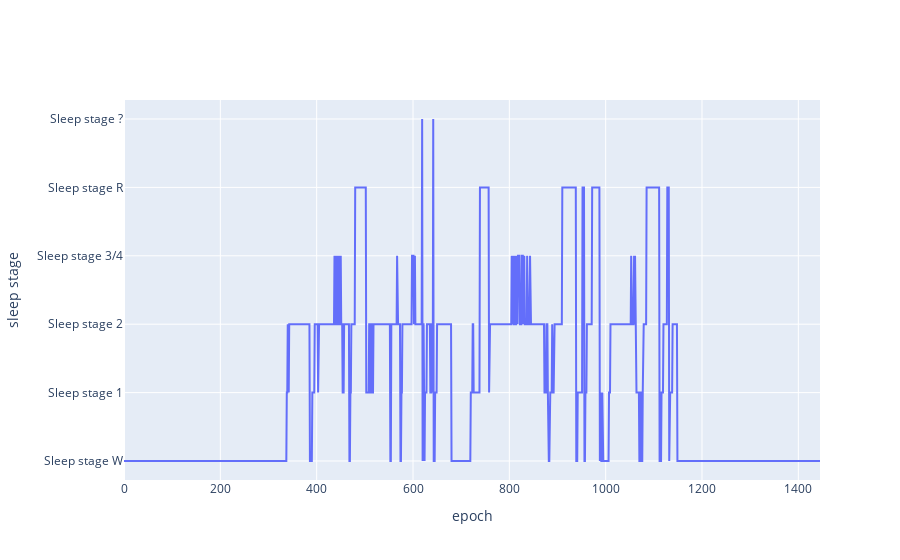

Write notebook code for a chart like this one.
### Code cell
go.Figure(
    data=[
        go.Scatter(x=sample_epoch_df["epoch"].unique(), y=list(map(lambda x: ID2LABEL[x], sample_events)))
    ],
    layout=go.Layout(
        yaxis=dict(title="sleep stage"),
        xaxis=dict(title="epoch"),
    )
)

### Figure 1 — Plotly figure (JSON) as saved in the notebook; plotly's stock layout.template omitted (floating-point values rounded to 4 significant figures; data arrays with more than 128 entries replaced by an {"elided": "..."} marker saying what was removed)
{"data": [{"type": "scatter", "x": {"elided": "1446 int values"}, "y": {"elided": "1446 str values"}}], "layout": {"xaxis": {"title": {"text": "epoch"}}, "yaxis": {"title": {"text": "sleep stage"}}}}
